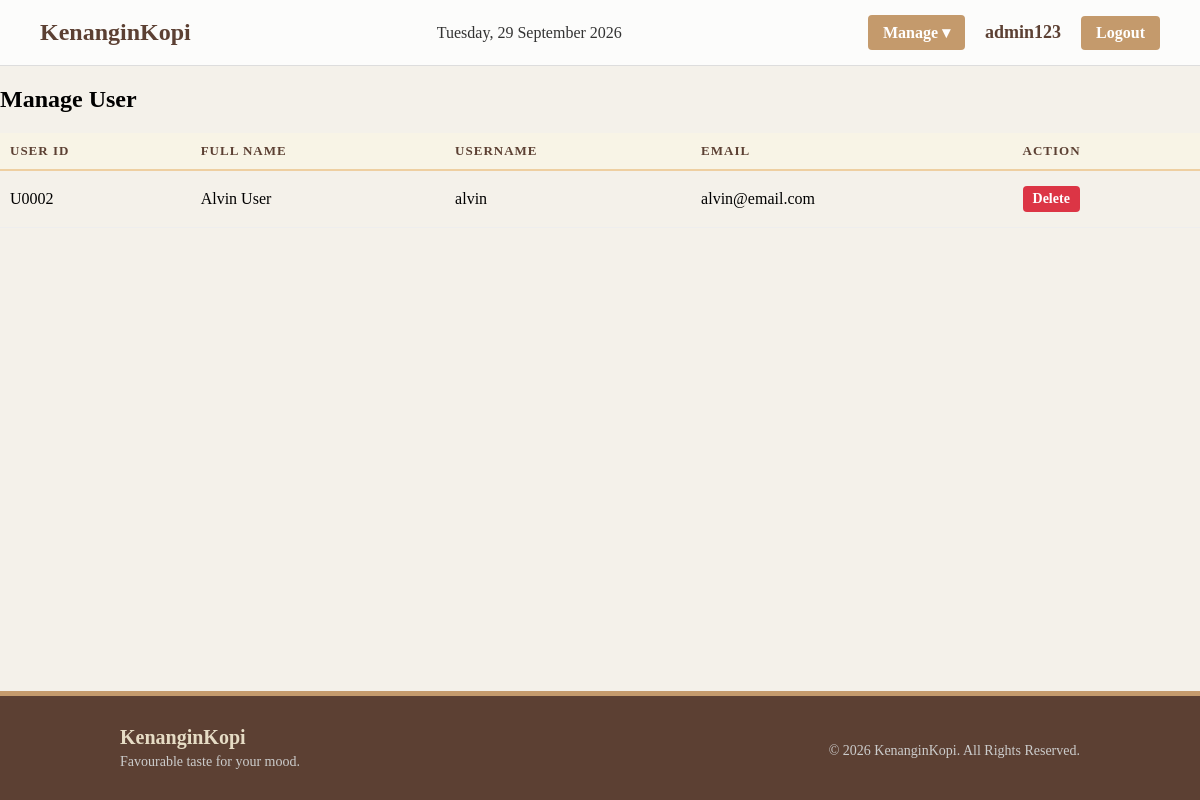
The app's page /manage_user.php (signed in) with its own data.
### tables this page shows
CREATE TABLE `users` (
  `UserID` char(5) NOT NULL,
  `FullName` varchar(50) NOT NULL,
  `UserName` varchar(50) NOT NULL,
  `UserEmail` varchar(50) NOT NULL,
  `UserPassword` varchar(100) NOT NULL,
  `UserRole` char(6) NOT NULL
);

### manage_user.php (the view, shortened to what this page needs)
<?php
include 'connection.php';
$query = "SELECT * FROM Users WHERE UserRole = 'User'";
$result = mysqli_query($conn, $query);
?>
<!DOCTYPE html>
<html>
<head> <title>Manage User</title> <link rel="stylesheet" href="style.css"> </head>
<body>
    <?php include 'navbar.php'; ?>
    <div class="container">
        <h2>Manage User</h2>
        <table class="table-cart">
            <thead>
                <tr>
                    <th>User ID</th>
                    <th>Full Name</th>
                    <th>Username</th>
                    <th>Email</th>
                    <th>Action</th>
                </tr>
            </thead>
            <tbody>
                <?php while($row = mysqli_fetch_assoc($result)): ?>
                <tr>
                    <td><?php echo $row['UserID']; ?></td>
                    <td><?php echo $row['FullName']; ?></td>
                    <td><?php echo $row['UserName']; ?></td>
                    <td><?php echo $row['UserEmail']; ?></td>
                    <td>
                        <form method="POST" onsubmit="return confirm('Are you sure?');">
                            <button type="submit" name="delete_user" class="btn-delete">Delete</button> </form>
                    </td>
                </tr>
                <?php endwhile; ?>
            </tbody>
        </table>
    </div>
<?php include 'footer.php'; ?>
</body>
</html>

### style.css (style rules this page uses)
* { box-sizing: border-box; font-family: 'Times New Roman', serif; }
body { margin: 0; padding: 0; background-color: #f4f1ea; font-family: 'Segoe UI', Tahoma, Geneva, Verdana, sans-serif; display: flex; flex-direction: column; min-height: 100vh; background-image: url(asset/asc.jpeg); }
.content-wrapper, .auth-wrapper, .container { flex: 1; }
.btn-login, .btn-logout, .dropbtn, .btn-detail, .btn-small, .btn-delete { background-color: #c49a6c; color: white; padding: 8px 15px; text-decoration: none; border-radius: 4px; font-weight: bold; border: none; cursor: pointer; font-size: 16px; display: inline-block; text-align: center; }
.btn-delete { background-color: #dc3545; padding: 5px 10px; font-size: 14px; }
.table-cart { width: 100%; border-collapse: collapse; margin-top: 10px; }
.table-cart th { background-color: #f8f4e6; color: #5c4033; font-weight: bold; text-transform: uppercase; font-size: 13px; letter-spacing: 1px; border: none; border-bottom: 2px solid #eecfa1; padding: 10px; text-align: left; }
.table-cart td { padding: 15px 10px; border-bottom: 1px solid #eee; vertical-align: middle; }

### records on screen
users: UserID "U0002", FullName "Alvin User", UserName "alvin", UserEmail "alvin@email.com"

### other values on screen
$username "admin123"
